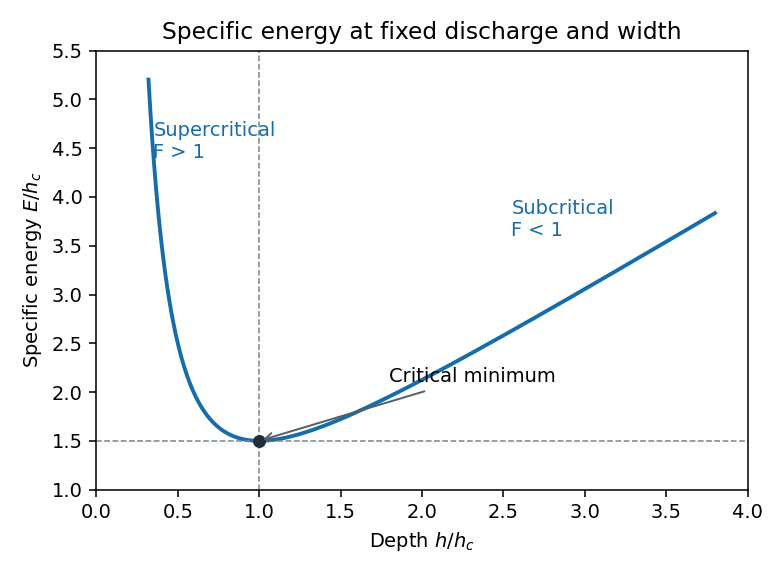

The Python source for this figure:
"""Specific-energy sketch; Python 3.14 and the root-pinned dependencies.

Write the PNG basename to caller CWD, respecting MPLCONFIGDIR.
"""
from pathlib import Path
import matplotlib
matplotlib.use('Agg')
import matplotlib.pyplot as plt
import numpy as np


def main():
    h=np.linspace(.32,3.8,600)
    energy=h+1/(2*h*h)
    fig,ax=plt.subplots(figsize=(5.6,4.1),dpi=140,facecolor='white')
    ax.plot(h,energy,color='#176dab',lw=2)
    ax.axvline(1.,color='#7b858e',ls='--',lw=.8)
    ax.axhline(1.5,color='#7b858e',ls='--',lw=.8)
    ax.scatter([1],[1.5],color='#252e37',s=32,zorder=3)
    ax.text(.35,4.4,'Supercritical\nF > 1',fontsize=10,color='#176dab')
    ax.text(2.55,3.6,'Subcritical\nF < 1',fontsize=10,color='#176dab')
    ax.annotate('Critical minimum',(1,1.5),xytext=(1.8,2.1),fontsize=10,
                arrowprops={'arrowstyle':'->','color':'#555e66'})
    ax.set(xlim=(0,4),ylim=(1,5.5),xlabel=r'Depth $h/h_c$',ylabel=r'Specific energy $E/h_c$',
           title='Specific energy at fixed discharge and width')
    fig.tight_layout()
    fig.savefig(Path.cwd()/'paper-83-specific-energy.png',facecolor='white',transparent=False)
    plt.close(fig)


if __name__=='__main__':main()
